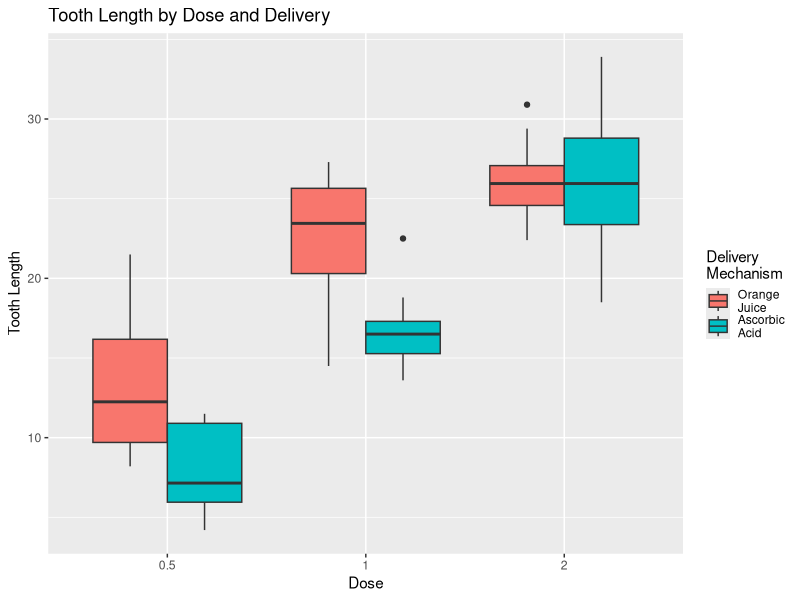

R code for this plot:
## ---- chunk 1
packages <- c("datasets", "data.table", "dplyr", "ggplot2")
sapply(packages, require, character.only = TRUE, quietly = TRUE, warn.conflicts = FALSE)
## ---- chunk 2
tg.df <- tbl_df(ToothGrowth)

str(tg.df)
summary(tg.df)
table(tg.df$supp, tg.df$dose)
## ---- chunk 3
ggplot(tg.df, aes(x = dose, y = len)) + 
  ggtitle("Tooth Length by Dose and Delivery") +
  labs(x = "Dose", y = "Tooth Length") +
  geom_boxplot(aes(x = as.factor(dose), fill = supp), position = "dodge") +
  scale_fill_discrete(name="Delivery\nMechanism",
                      labels=c("Orange\nJuice", "Ascorbic\nAcid"))
